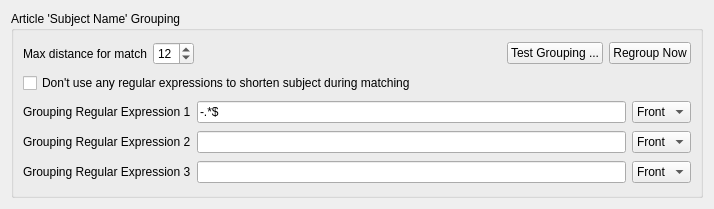
<?xml version="1.0" encoding="UTF-8"?>
<ui version="4.0">
 <class>HeaderGroupingWidget</class>
 <widget class="QWidget" name="HeaderGroupingWidget">
  <property name="geometry">
   <rect>
    <x>0</x>
    <y>0</y>
    <width>714</width>
    <height>209</height>
   </rect>
  </property>
  <property name="windowTitle">
   <string>Form</string>
  </property>
  <layout class="QVBoxLayout" name="verticalLayout">
   <item>
    <widget class="QGroupBox" name="headerGroupBox">
     <property name="title">
      <string>Article 'Subject Name' Grouping</string>
     </property>
     <property name="flat">
      <bool>false</bool>
     </property>
     <property name="checkable">
      <bool>false</bool>
     </property>
     <layout class="QVBoxLayout" name="verticalLayout_2">
      <item>
       <layout class="QHBoxLayout" name="horizontalLayout_7">
        <item>
         <widget class="QLabel" name="maxDistanceLabel">
          <property name="text">
           <string>Max distance for match</string>
          </property>
         </widget>
        </item>
        <item>
         <widget class="QSpinBox" name="maxDistanceSpinBox">
          <property name="toolTip">
           <string>When matching articles the max difference allowed : higher = less exact</string>
          </property>
          <property name="value">
           <number>12</number>
          </property>
         </widget>
        </item>
        <item>
         <spacer name="horizontalSpacer_3">
          <property name="orientation">
           <enum>Qt::Horizontal</enum>
          </property>
          <property name="sizeHint" stdset="0">
           <size>
            <width>40</width>
            <height>20</height>
           </size>
          </property>
         </spacer>
        </item>
        <item>
         <widget class="QPushButton" name="testGroupingPushButton">
          <property name="toolTip">
           <string>Test the grouping before saving</string>
          </property>
          <property name="text">
           <string>Test Grouping ...</string>
          </property>
         </widget>
        </item>
        <item>
         <widget class="QPushButton" name="regroupButton">
          <property name="toolTip">
           <string>Perform new header grouping based on current settings (by batch job)</string>
          </property>
          <property name="whatsThis">
           <string/>
          </property>
          <property name="text">
           <string>Regroup Now</string>
          </property>
         </widget>
        </item>
       </layout>
      </item>
      <item>
       <widget class="QCheckBox" name="noRegexCheckBox">
        <property name="text">
         <string>Don't use any regular expressions to shorten subject during matching</string>
        </property>
       </widget>
      </item>
      <item>
       <layout class="QHBoxLayout" name="horizontalLayout_4">
        <item>
         <widget class="QLabel" name="groupRE1_Label">
          <property name="text">
           <string>Grouping Regular Expression 1</string>
          </property>
         </widget>
        </item>
        <item>
         <widget class="QLineEdit" name="groupRE1_Value">
          <property name="toolTip">
           <string>The first regular expression to be applied to the article name</string>
          </property>
          <property name="text">
           <string>-.*$</string>
          </property>
         </widget>
        </item>
        <item>
         <widget class="QComboBox" name="groupRE1_Combo">
          <property name="toolTip">
           <string>Apply the expression to the front or back of the subject name</string>
          </property>
          <property name="maxVisibleItems">
           <number>2</number>
          </property>
          <property name="insertPolicy">
           <enum>QComboBox::NoInsert</enum>
          </property>
          <item>
           <property name="text">
            <string>Front</string>
           </property>
          </item>
          <item>
           <property name="text">
            <string>Back</string>
           </property>
          </item>
         </widget>
        </item>
       </layout>
      </item>
      <item>
       <layout class="QHBoxLayout" name="horizontalLayout_5">
        <item>
         <widget class="QLabel" name="groupRE2_Label">
          <property name="text">
           <string>Grouping Regular Expression 2</string>
          </property>
         </widget>
        </item>
        <item>
         <widget class="QLineEdit" name="groupRE2_Value">
          <property name="toolTip">
           <string>The regular expression that will be applied to the result of Expression 1</string>
          </property>
         </widget>
        </item>
        <item>
         <widget class="QComboBox" name="groupRE2_Combo">
          <property name="toolTip">
           <string>Apply the expression to the front or back of the result string</string>
          </property>
          <property name="maxVisibleItems">
           <number>2</number>
          </property>
          <property name="insertPolicy">
           <enum>QComboBox::NoInsert</enum>
          </property>
          <item>
           <property name="text">
            <string>Front</string>
           </property>
          </item>
          <item>
           <property name="text">
            <string>Back</string>
           </property>
          </item>
         </widget>
        </item>
       </layout>
      </item>
      <item>
       <layout class="QHBoxLayout" name="horizontalLayout_6">
        <item>
         <widget class="QLabel" name="groupRE3_Label">
          <property name="text">
           <string>Grouping Regular Expression 3</string>
          </property>
         </widget>
        </item>
        <item>
         <widget class="QLineEdit" name="groupRE3_Value">
          <property name="toolTip">
           <string>The regular expression that will be applied to the result of Expression 2</string>
          </property>
         </widget>
        </item>
        <item>
         <widget class="QComboBox" name="groupRE3_Combo">
          <property name="toolTip">
           <string>Apply the expression to the front or back of the result string</string>
          </property>
          <property name="maxVisibleItems">
           <number>2</number>
          </property>
          <property name="insertPolicy">
           <enum>QComboBox::NoInsert</enum>
          </property>
          <item>
           <property name="text">
            <string>Front</string>
           </property>
          </item>
          <item>
           <property name="text">
            <string>Back</string>
           </property>
          </item>
         </widget>
        </item>
       </layout>
      </item>
     </layout>
    </widget>
   </item>
  </layout>
 </widget>
 <resources/>
 <connections/>
</ui>
